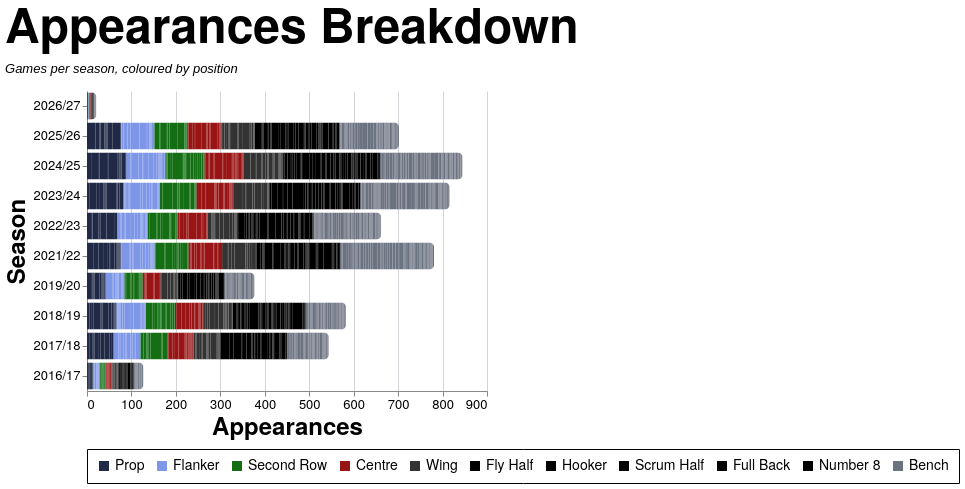

This figure's Vega-Lite source:
### Vega-Lite specification from a JSON file in a GitHub repository (floating-point values rounded to 4 significant figures; data arrays with more than 128 entries replaced by an {"elided": "..."} marker saying what was removed)
{"config": {"axis": {"labelFont": "PT Sans Narrow, Helvetica Neue, Helvetica, Arial, sans-serif", "titleFont": "PT Sans Narrow, Helvetica Neue, Helvetica, Arial, sans-serif", "labelFontSize": 13, "titleFontSize": 24, "gridColor": "#202947", "gridOpacity": 0.2, "zindex": 1}, "text": {"font": "Lato, sans-serif"}, "bar": {"cornerRadiusEnd": 5}, "header": {"labelFont": "PT Sans Narrow, Helvetica Neue, Helvetica, Arial, sans-serif", "titleFont": "PT Sans Narrow, Helvetica Neue, Helvetica, Arial, sans-serif", "labelFontSize": 24, "titleFontSize": 28, "labelFontWeight": "bold", "orient": "left"}, "legend": {"labelFont": "PT Sans Narrow, Helvetica Neue, Helvetica, Arial, sans-serif", "titleFont": "PT Sans Narrow, Helvetica Neue, Helvetica, Arial, sans-serif", "labelFontSize": 14, "titleFontSize": 16, "titlePadding": 5, "fillColor": "white", "strokeColor": "black", "padding": 10, "titleFontWeight": "lighter", "titleFontStyle": "italic", "titleColor": "gray", "offset": 10}, "title": {"font": "PT Sans Narrow, Helvetica Neue, Helvetica, Arial, sans-serif", "fontSize": 48, "fontWeight": "bold", "anchor": "start", "align": "center", "titlePadding": 20, "subtitlePadding": 10, "subtitleFontSize": 13, "subtitleColor": "", "subtitleFontStyle": "italic", "offset": 15, "color": "black"}, "axisX": {"labelAngle": 0}, "facet": {"title": null, "header": null, "align": {"row": "each", "column": "each"}, "spacing": 10}, "resolve": {"scale": {"y": "independent", "facet": "independent"}}, "background": "transparent", "scale": {"offsetBandPaddingOuter": 0.2, "offsetBandPaddingInner": 0.1}, "view": {"stroke": null, "background": "transparent"}}, "data": {"name": "data-ce4d4f7d59e67fb6971248bb71237497"}, "mark": {"type": "bar"}, "encoding": {"color": {"field": "color_value", "legend": {"orient": "bottom", "title": null}, "scale": {"domain": ["Prop", "Flanker", "Second Row", "Centre", "Wing", "Fly Half", "Hooker", "Scrum Half", "Full Back", "Number 8", "Bench"], "range": ["#202946", "#7d96e8", "#146f14", "#991515", "#333333", "#000000", "#000000", "#000000", "#000000", "#000000", "#6b7280"]}, "type": "nominal"}, "order": {"field": "stack_order", "type": "quantitative"}, "tooltip": [{"field": "player", "title": "Player", "type": "nominal"}, {"field": "season", "title": "Season", "type": "nominal"}, {"field": "color_value", "title": "Position", "type": "nominal"}, {"aggregate": "sum", "field": "apps", "title": "Appearances", "type": "quantitative"}], "x": {"aggregate": "sum", "field": "apps", "title": "Appearances", "type": "quantitative"}, "y": {"field": "season", "sort": {"field": "season_sort", "op": "max", "order": "descending"}, "title": "Season", "type": "nominal"}}, "height": {"step": 30}, "title": {"text": "Appearances Breakdown", "subtitle": "Games per season, coloured by position"}, "width": 400, "$schema": "https://vega.github.io/schema/vega-lite/v5.20.1.json", "datasets": {"data-ce4d4f7d59e67fb6971248bb71237497": {"elided": "2530 records"}}}
